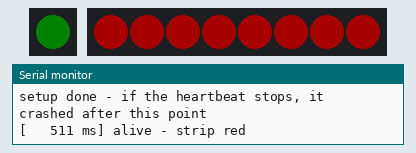
The program below on a simulated ESP32-S3. On the bench: 1 RGB LEDs in strip order, left to right, 8 RGB LEDs in strip order, left to right, the last lines printed to the serial monitor. Dim RGB values are drawn brighter than linear.

Above: at 0.6 s.
At 1.6 s:
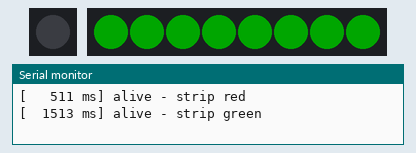
At 2.6 s:
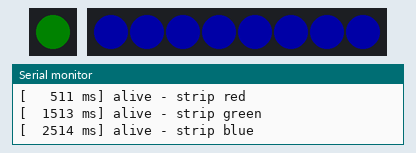
At 3.6 s:
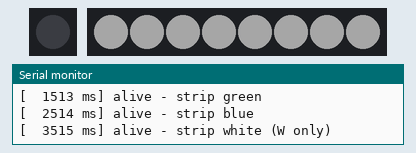
Timing chart, 0 to 40.0 s (numbered marks = the images above):
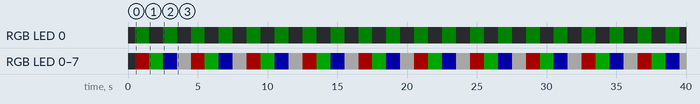

Measured:
- by itself, RGB LED 0: alternates RGB(0, 6, 0) for 1.0 s and off for 1.0 s
- by itself, RGB LED 0–7: repeats every 4.0 s: RGB(0, 40, 0) 1.0 s, RGB(0, 0, 40) 1.0 s, RGB(40, 40, 40) 1.0 s, RGB(40, 0, 0) 1.0 s
- by itself, everything shown: repeats every 4.0 s, in 4 steps
- what the display in image 0 shows lasts 1.0 s, from 0.5 s to 1.5 s

The program:

main.cpp
```cpp
// Signs of life for an ESP32-S3 - the smallest thing that proves the board
// boots, the serial port is the one you are looking at, and one 8-pixel SK6812
// strip on GPIO 4 lights up.
//
// No WiFi, no OSC, no Garden State, no config headers. If this does not run,
// nothing else will either.

#include <Arduino.h>
#include <Adafruit_NeoPixel.h>
#include <esp_system.h>

#define STRIP_PIN 4
#define STRIP_PIXELS 8

// The DevKitC-1's own addressable LED: a sign of life that needs no wiring at
// all. GPIO 48 on v1.1 boards, GPIO 38 on v1.0. If it never lights, try the
// other one - it costs nothing to check.
#define ONBOARD_PIN 48

Adafruit_NeoPixel strip(STRIP_PIXELS, STRIP_PIN, NEO_GRBW + NEO_KHZ800);
Adafruit_NeoPixel onboard(1, ONBOARD_PIN, NEO_GRB + NEO_KHZ800);

const char *resetReason() {
  switch (esp_reset_reason()) {
    case ESP_RST_POWERON:  return "POWERON (normal - you plugged it in)";
    case ESP_RST_EXT:      return "EXT (reset button)";
    case ESP_RST_SW:       return "SW (software restart)";
    case ESP_RST_PANIC:    return "PANIC - the sketch crashed. Backtrace is above this line.";
    case ESP_RST_INT_WDT:  return "INT_WDT - interrupt watchdog";
    case ESP_RST_TASK_WDT: return "TASK_WDT - a task blocked too long";
    case ESP_RST_WDT:      return "WDT - watchdog";
    case ESP_RST_BROWNOUT: return "BROWNOUT - supply sagged. This is the LED-current one.";
    case ESP_RST_DEEPSLEEP:return "DEEPSLEEP";
    // esptool's own reset lands here, so UNKNOWN straight after a flash is
    // normal. UNKNOWN on a loop is not.
    default:               return "UNKNOWN (normal on the boot right after a flash)";
  }
}

void setup() {
  Serial.begin(115200);
  delay(500);  // give the port time to come up before the banner

  Serial.println("\n\n=== signs of life ===");
  Serial.printf("reset reason: %s\n", resetReason());
  Serial.printf("strip: %d px on GPIO %d | onboard LED on GPIO %d\n",
                STRIP_PIXELS, STRIP_PIN, ONBOARD_PIN);

  onboard.begin();
  onboard.setBrightness(40);
  onboard.show();

  strip.begin();
  // 40/255 keeps 8 RGBW pixels near 100 mA total, so USB alone can run this.
  // Full white on 8 RGBW pixels is ~650 mA and will brown out a USB port —
  // which looks exactly like a boot loop.
  strip.setBrightness(40);
  strip.show();

  Serial.println("setup done - if the heartbeat stops, it crashed after this point");
}

void loop() {
  // Built with Color() rather than packed hex so the RGBW byte order cannot be
  // got wrong. The last one lights the W element alone: an RGB strip, or one
  // with the W leg unwired, stays dark for it instead of faking white.
  const uint32_t colors[] = {
      strip.Color(255, 0, 0, 0),
      strip.Color(0, 255, 0, 0),
      strip.Color(0, 0, 255, 0),
      strip.Color(0, 0, 0, 255),
  };
  static const char *names[] = {"red", "green", "blue", "white (W only)"};
  static int step = 0;

  const int index = step % 4;

  strip.fill(colors[index]);
  strip.show();

  onboard.setPixelColor(0, (step % 2) ? 0 : onboard.Color(0, 40, 0));
  onboard.show();

  Serial.printf("[%6lu ms] alive - strip %s\n", millis(), names[index]);

  ++step;
  delay(1000);
}
```
